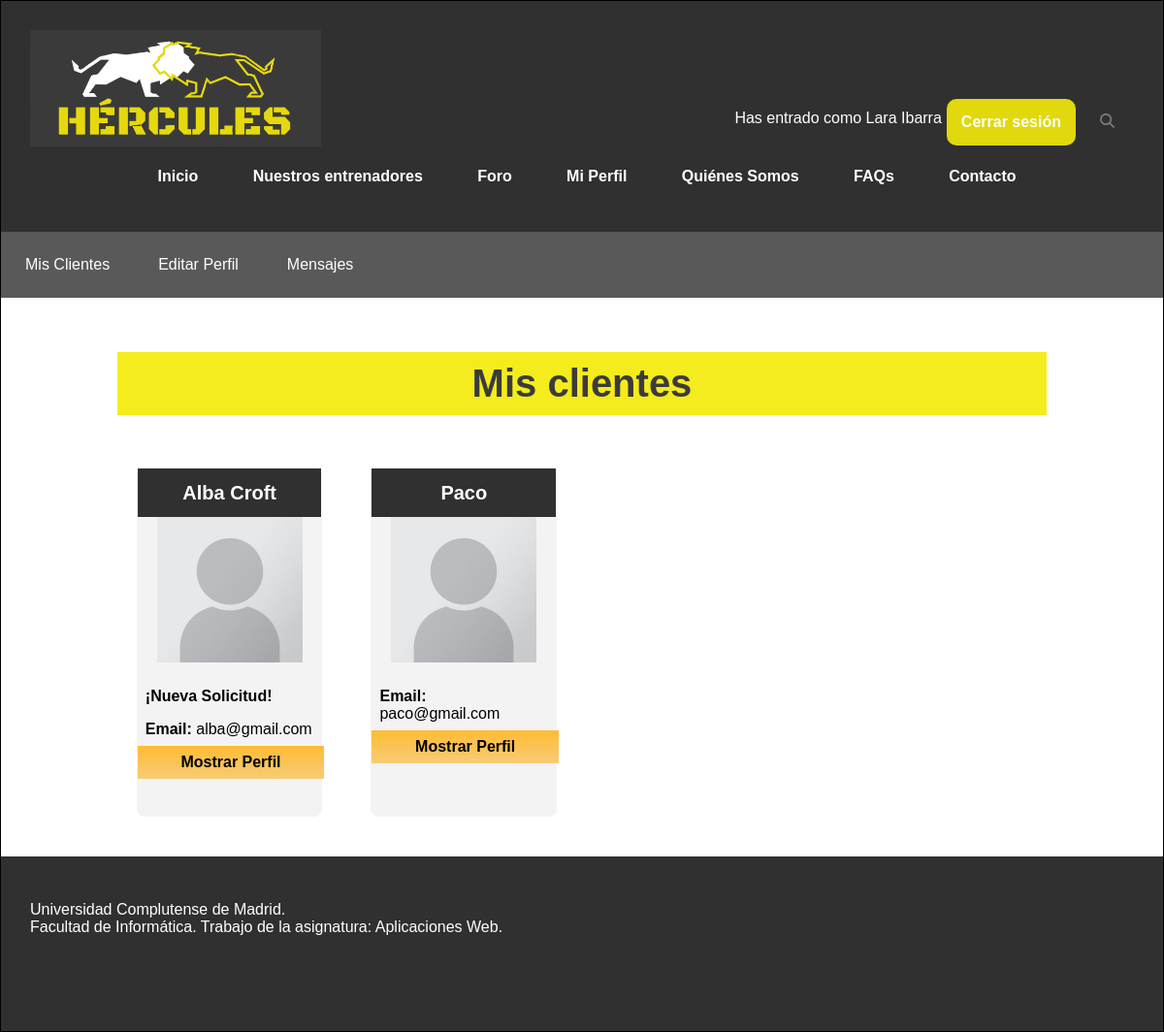
Screenshot of /miPerfilMisClientes.php (signed in) with the database file from the repository.
### tables this page shows
CREATE TABLE `usuario` (
  `nif` varchar(10) NOT NULL,
  `nombre` varchar(30) NOT NULL,
  `contrasenna` varchar(255) NOT NULL,
  `foto` varchar(255) DEFAULT 'includes/img/usuarios/default.png',
  `email` varchar(30) NOT NULL,
  `sexo` varchar(6) DEFAULT NULL,
  `fechaNac` date DEFAULT NULL,
  `telefono` varchar(15) DEFAULT NULL,
  `ubicacion` varchar(50) DEFAULT NULL,
  `peso` decimal(5,2) DEFAULT NULL,
  `altura` decimal(5,0) DEFAULT NULL,
  `preferencias` varchar(50) DEFAULT NULL,
  `tipoUsuario` tinyint(2) NOT NULL DEFAULT 0,
  `titulacion` varchar(30) DEFAULT NULL,
  `especialidad` varchar(50) DEFAULT NULL,
  `experiencia` varchar(30) DEFAULT NULL
);

### includes/DAOs/DAO.php (called while the page is built, shortened)
<?php
class DAO {
    private $servername = "localhost";
    private $username = "hercules";
    private $password = "iG8hC62acnPrvIeU";
    private $dbname = "hercules";
    private $mysqli = null;
    public function __construct(){
        if(!$this->mysqli){
            $this->mysqli = new mysqli($this->servername, $this->username, $this->password, $this->dbname);
        }
    }
    protected function consultarv2($sql){
        if ($sql != "") {
            $consulta = $this->mysqli->query($sql) or die ($this->mysqli->error. " en la linea ".(__LINE__-1));
            $tablaDatos = array();
            if (substr($sql, 0, 6) == "SELECT") {
                if ($consulta) {
                    while ($fila = mysqli_fetch_assoc($consulta)){
                        array_push($tablaDatos, $fila);
                    }
                }
            }
            return $tablaDatos;
        }
        else {
            return 0;
        }
    }
}

### includes/controller.php (called while the page is built, shortened)
<?php
require_once(__DIR__ . '/DAOs/usuarioDAO.php');
class controller{
    private $usuarioDAO;
    private static $instance = null;
    public function __construct(){
        $this->usuarioDAO = new UsuarioDAO();
    }
     public static function getInstance() {
        if (null === self::$instance) {
            self::$instance = new self();
        }
        return self::$instance;
    }
    public function cargarUsuario($nif){
        $cond= "nif = '". $nif ."'";
        $res=$this->usuarioDAO->selectUsuario('', $cond);
        if (count($res) == 1) {
            $row=$res[0];
            $usuario = new TOUsuario();
            $usuario->setNif($nif);
            $usuario->setNombre($row["nombre"]);
            $usuario->setPassword($row["contrasenna"]);
            $usuario->setEmail($row["email"]);
            $usuario->setSexo($row["sexo"]);
            $usuario->setFoto($row["foto"]);
            $usuario->setFechaNac($row["fechaNac"]);
            $usuario->setTelefono($row["telefono"]);
            $usuario->setUbicacion($row["ubicacion"]);
            $usuario->setPeso($row["peso"]);
            $usuario->setAltura($row["altura"]);
            $usuario->setPreferencias($row["preferencias"]);
            $usuario->setTipoUsuario($row["tipoUsuario"]);
            $usuario->setTitulacion($row["titulacion"]);
            $usuario->setEspecialidad($row["especialidad"]);
            $usuario->setExperiencia($row["experiencia"]);
            return $usuario;
        } else{
            return 0;
        }
    }
    public function listarMisClientes($nif){
        $col = "usuario";
        $cond="entrenador = '".$nif."' AND estado = 'aceptado'";
        $consulta = $this->usuarioDAO->selectUs_Ent($col, $cond);
        $result = array();
       if ($consulta) {
        foreach ($consulta as $value) {
           $result[] = $this->cargarUsuario($value['usuario']);
        }
       }
       return $result;
    }
    public function listarMisSolicitudes($nif){
        $col = "usuario";
        $cond="entrenador = '".$nif."' AND estado='pendiente'";
        $consulta = $this->usuarioDAO->selectUs_Ent($col, $cond);
        $result = array();
        if ($consulta) {
            $result = array();
            foreach ($consulta as $value) {
                $result[] = $this->cargarUsuario($value['usuario']);
            }
        }
        return $result;
    }
}

### includes/config.php (called while the page is built, shortened)
<?php
require_once __DIR__.'/TOs/TOUsuario.php';
require_once __DIR__.'/controller.php';
$ctrl = controller::getInstance();

### includes/TOs/TOUsuario.php (called while the page is built, shortened)
<?php
class TOUsuario {
    private $nif;
    private $nombre;
    private $foto;
    private $email;
    public function __construct($nif = null, $nombre = null, $password = null, $foto = null, $email = null, $sexo = null, $fechaNac = null, $telefono = null, $ubicacion = null, $peso = null, $altura = null, $preferencias = null, $tipoUsuario = null, $titulacion= null, $especialidad = null, $experiencia = null){
      $this->nif = $nif;
      $this->nombre = $nombre;
      $this->foto = $foto;
      $this->email = $email;
    }
    public function getNif()
    {
        return $this->nif;
    }
    public function setNif($nif)
    {
        $this->nif = $nif;
    }
    public function getNombre()
    {
        return $this->nombre;
    }
    public function setNombre($nombre)
    {
        $this->nombre = $nombre;
    }
    public function getFoto()
    {
        return $this->foto;
    }
    public function setFoto($foto)
    {
        $this->foto = $foto;
    }
    public function getEmail()
    {
        return $this->email;
    }
    public function setEmail($email)
    {
        $this->email = $email;
    }
}

### includes/DAOs/usuarioDAO.php (called while the page is built, shortened)
<?php
require_once(__DIR__.'/DAO.php');
require_once(__DIR__.'/../TOs/TOUsuario.php');
class UsuarioDAO extends DAO {
    public function selectUsuario($col, $cond){
        $query = "";
        if ($col == "") {
            $col = "*";
        }
        if ($cond == "") {
            $query = "SELECT ".$col." FROM usuario";
        }
        else {
            $query = "SELECT ".$col." FROM usuario WHERE ".$cond;
        }
        return $this->consultarv2($query);
    }
    public function selectUs_Ent($col, $cond){
        $query = "";
        if ($cond == "") {
            $query = "SELECT ".$col." FROM usuarioentrenador";
        }
        else {
            $query = "SELECT ".$col." FROM usuarioentrenador WHERE ".$cond;
        }
        return $this->consultarv2($query);
    }
}

### miPerfilMisClientes.php (the view, shortened to what this page needs)
<?php
	require_once 'includes/config.php';
?>
<!DOCTYPE html>
<html>
<head>
	<link rel="stylesheet" type="text/css" href="includes/css/estilo.css" />
	<link rel="stylesheet" type="text/css" href="includes/css/estiloPagsMiPerfil.css" />
</head>
<body>
<div id="contenedor">
	<?php
		require('includes/comun/cabecera.php');
		require('miPerfilCabecera.php');
	?>
	<div id="contenido">
		<h2>Mis clientes</h2>
		<?php
		$nuevo =  $ctrl->listarMisSolicitudes($_SESSION['usuario']->getNif());
		$arr = $ctrl->listarMisClientes($_SESSION['usuario']->getNif());
		echo '<div class="entrenadores-all">';
		if (count($nuevo) > 0) {
		    echo '<ul>';
		    foreach ($nuevo as $key => $valor) {
		        echo '<li>';
		        echo '<h4>'.$valor->getNombre().'</h4>';
		        echo '<img src="'.$valor->getFoto().'"><br>';
		        echo '<p><strong>¡Nueva Solicitud!</strong></p>';
		        echo '<p><strong>Email: </strong> '.$valor->getEmail().'</p>';
		        echo '<a href="miPerfilMisClientesPerfiles.php?id='.$valor->getNif().'">Mostrar Perfil</a>';
		        echo '</li>';
		    }
		    echo '</ul>';
		}
		if(count($arr) > 0){
            echo '<ul>';
			foreach ($arr as $key => $valor) {
				echo '<li>';
					echo '<h4>'.$valor->getNombre().'</h4>';
					echo '<img src="'.$valor->getFoto().'"><br>';
				    echo '<p><strong>Email: </strong> '.$valor->getEmail().'</p>';
				    echo '<a href="miPerfilMisClientesPerfiles.php?id='.$valor->getNif().'">Mostrar Perfil</a>';
				echo '</li>';
			}
			echo '</ul>';
		 }
		 echo '</div>';
		?>
	</div>
	<?php
		require('includes/comun/pie.php');
	?>
</div>
</body>
</html>

### includes/css/estilo.css (style rules this page uses)
body { width: 100%; font-family: "Trebuchet MS", Helvetica, sans-serif; margin: 0; padding: 0; background-color: white; }
div#contenedor { margin: auto; border: 1px solid black; background-color: white; width: auto; min-width: min-content; max-width:none; }
div#contenido { padding-top: 30px; padding-bottom: 30px; min-height: 500px; width: 80%; margin-left: 10%; background-color: white; overflow:auto; }
div#contenido h2 { text-align: center; font-size: 40px; margin-top:10px; color: #3b3b3b; background-color: #f4ec1c; padding: 10px; position: relative; }
p { text-align: left; }
div#contenido .entrenadores-all { display: flex; justify-content: space-around; flex-direction: row; display: block; position: relative; font-size: 16px; width: 100%; }
.entrenadores-all ul { padding: 0px; margin: 0px; }
.entrenadores-all ul li { list-style: none; float: left; width: 20%; height: 360px; background: #F3F3F3; margin: 20px 30px 0px 20px; box-sizing: border-box; border-radius: 8px; border: 1px solid #F3F3F3; }
.entrenadores-all ul li h4 { width: 100%; height: 50px; line-height: 50px; background: #303030; text-align: center; color: white; font-size: 20px; margin: auto; }
.entrenadores-all ul li p { margin: auto; padding: 8px; }
.entrenadores-all ul li a { display: block; text-decoration: none; background: linear-gradient(#FFBB33, #F8CC76); padding: 8px; text-align: center; color: black; margin: auto; font-weight: 600; }
.entrenadores-all img { width: 150px; height: 150px; display:block; margin:auto; }

### includes/css/estiloPagsMiPerfil.css (style rules this page uses)
div#contenido a, button[type="submit"], button[id="abrir"] { cursor:pointer; text-decoration: none; border: 0; color: black; background-color: #f3f3f3; opacity: 1.5; margin-top: 20px; padding: 15px; width: 30%; font-size: 16px; font-weight: 600; border-radius: 8px; text-align: center; }
div#contenido .entrenadores-all a { display: block; width: 93%; background: linear-gradient(#FFBB33, #F8CC76); padding: 8px; margin: auto; border-radius: 0; }

### rows the page displays
usuario: nombre "Alba Croft", foto (placeholder picture), email "alba@gmail.com"
usuario: nombre "Paco", foto (placeholder picture), email "paco@gmail.com"

### other values shown
$_SESSION['usuario']->getNombre() "Lara Ibarra"
